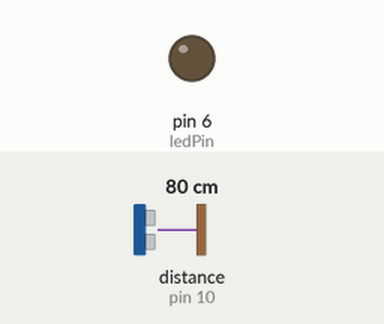
Recording of a sketch running on a simulated Arduino Uno, built with avr-gcc and run on an emulated ATmega328P. On the bench: output pins drawn as LEDs (lit = HIGH). Wiring (inferred from the names in the program): ultrasonic range finder: trigger pin 9; echo pin 10. Inputs (shaded band) come from the test bench; at power-on: distance to the obstacle (sensor on pin 10) 80 cm. The echo pulse lasts 58.3 µs per cm; pins used as bus, display or sensor lines are not drawn; what the sketch prints to the serial monitor is not drawn.

Above: at 1.2 s.
1.3 s: distance to the obstacle (sensor on pin 10) set to 34 cm
2.8 s: distance to the obstacle (sensor on pin 10) set to 28 cm
At 3.9 s:
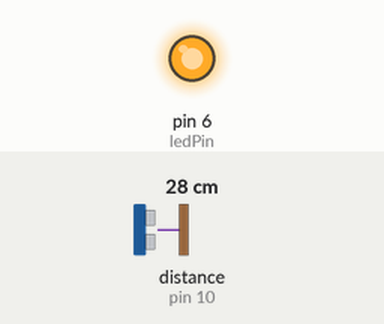
4.3 s: distance to the obstacle (sensor on pin 10) set to 35 cm
At 5.3 s:
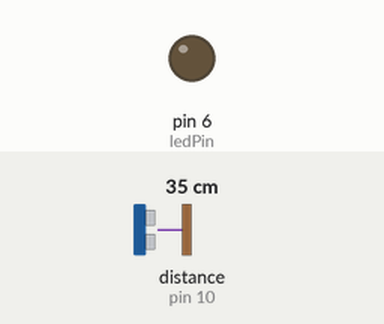
5.8 s: distance to the obstacle (sensor on pin 10) set to 2 cm
At 6.7 s:
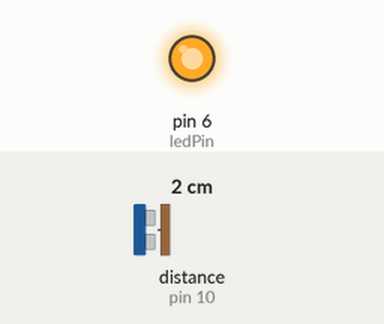
Timing chart, 0 to 8.3 s (numbered marks = the images above; inputs shaded):
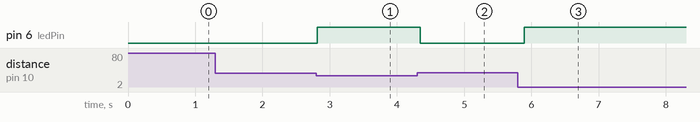

The sketch:

0325.ino
```cpp
const int trigPin = 9;    // 超音波感測器 Trig 接腳
const int echoPin = 10;   // 超音波感測器 Echo 接腳
const int ledPin = 6;     // LED 接腳

// 定義偵測距離（單位：公分）
const int DETECT_DISTANCE = 30;  // 當物體距離小於30公分時點亮LED

void setup() {
  pinMode(trigPin, OUTPUT);    // 設定Trig為輸出
  pinMode(echoPin, INPUT);     // 設定Echo為輸入
  pinMode(ledPin, OUTPUT);     // 設定LED為輸出
  Serial.begin(9600);          // 啟動序列埠監控
}

void loop() {
  // 發送超音波
  digitalWrite(trigPin, LOW);
  delayMicroseconds(2);
  digitalWrite(trigPin, HIGH);
  delayMicroseconds(10);
  digitalWrite(trigPin, LOW);

  // 接收超音波並計算距離
  long duration = pulseIn(echoPin, HIGH);  // 讀取時間差
  int distance = duration * 0.034 / 2;     // 換算成公分

  // 顯示距離
  Serial.print("距離: ");
  Serial.print(distance);
  Serial.println(" 公分");

  // 當物體距離小於設定值時點亮LED
  if (distance < DETECT_DISTANCE && distance > 0) {
    digitalWrite(ledPin, HIGH);  // 開燈
    Serial.println("偵測到物體！");
  } else {
    digitalWrite(ledPin, LOW);   // 關燈
  }

  delay(100);  // 短暫延遲，避免讀取太頻繁
}
```

Measured:
- the behaviour switches between 31 and 30 cm on distance to the obstacle (sensor on pin 10) (found by bisection; images 0 and 1)
- after the input at 1.3 s, every drawn part: stays the same
- after the input at 2.8 s, pin 6 (ledPin): LOW → HIGH at once
- after the input at 4.3 s, pin 6 (ledPin): HIGH → LOW after 0.05 s
- after the input at 5.8 s, pin 6 (ledPin): LOW → HIGH after 0.09 s
